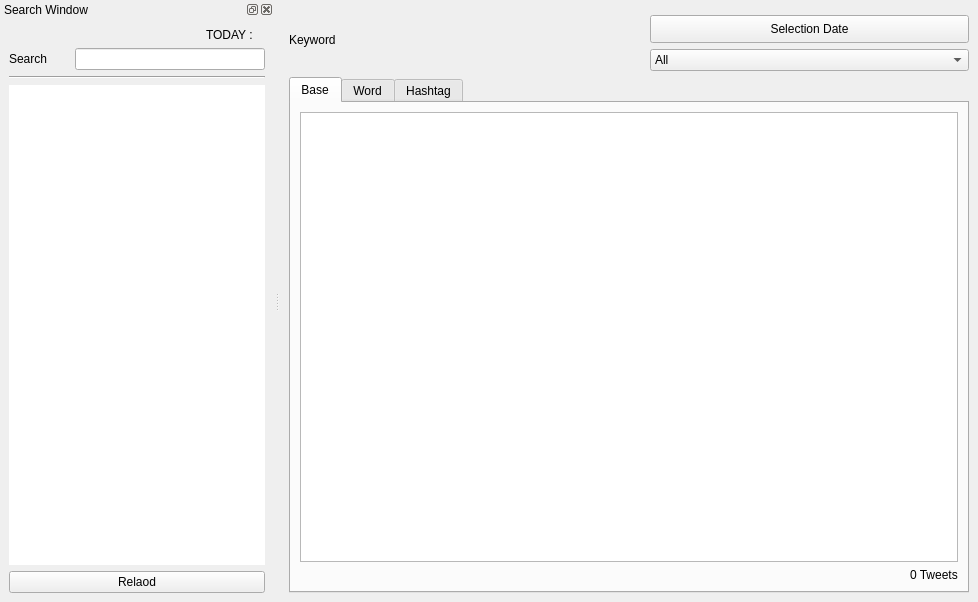
<?xml version="1.0" encoding="UTF-8"?>
<ui version="4.0">
 <class>App</class>
 <widget class="QMainWindow" name="App">
  <property name="geometry">
   <rect>
    <x>0</x>
    <y>0</y>
    <width>978</width>
    <height>602</height>
   </rect>
  </property>
  <property name="windowTitle">
   <string>Tweety</string>
  </property>
  <property name="windowIcon">
   <iconset>
    <normaloff>:/icons/images/icons8-bookmark-384.png</normaloff>:/icons/images/icons8-bookmark-384.png</iconset>
  </property>
  <widget class="QWidget" name="centralwidget">
   <layout class="QGridLayout" name="gridLayout_3">
    <item row="1" column="1">
     <widget class="QPushButton" name="seldate_btn">
      <property name="minimumSize">
       <size>
        <width>319</width>
        <height>28</height>
       </size>
      </property>
      <property name="maximumSize">
       <size>
        <width>319</width>
        <height>28</height>
       </size>
      </property>
      <property name="text">
       <string>Selection Date</string>
      </property>
     </widget>
    </item>
    <item row="3" column="0" colspan="2">
     <widget class="QTabWidget" name="mainTab">
      <property name="currentIndex">
       <number>0</number>
      </property>
      <widget class="QWidget" name="base_tab">
       <attribute name="title">
        <string>Base</string>
       </attribute>
       <layout class="QGridLayout" name="gridLayout_2">
        <item row="4" column="1" alignment="Qt::AlignRight">
         <widget class="QLabel" name="status_base_label">
          <property name="text">
           <string>0 Tweets</string>
          </property>
         </widget>
        </item>
        <item row="3" column="0" colspan="2">
         <widget class="QTableWidget" name="base_table">
          <property name="acceptDrops">
           <bool>true</bool>
          </property>
         </widget>
        </item>
       </layout>
      </widget>
      <widget class="QWidget" name="word_tab">
       <attribute name="title">
        <string>Word</string>
       </attribute>
       <layout class="QGridLayout" name="gridLayout_5">
        <item row="1" column="0" colspan="2" alignment="Qt::AlignRight">
         <widget class="QLabel" name="status_word_label">
          <property name="text">
           <string>0 Words</string>
          </property>
         </widget>
        </item>
        <item row="0" column="0" colspan="2">
         <widget class="QTableWidget" name="word_table"/>
        </item>
       </layout>
      </widget>
      <widget class="QWidget" name="hashtag_tab">
       <attribute name="title">
        <string>Hashtag</string>
       </attribute>
       <layout class="QGridLayout" name="gridLayout_4">
        <item row="1" column="1" alignment="Qt::AlignRight">
         <widget class="QLabel" name="status_hashtag_label">
          <property name="text">
           <string>0 Hashtags</string>
          </property>
         </widget>
        </item>
        <item row="0" column="0" colspan="2">
         <widget class="QTableWidget" name="hashtag_table"/>
        </item>
       </layout>
      </widget>
     </widget>
    </item>
    <item row="2" column="1">
     <widget class="QComboBox" name="base_date_comboBox">
      <property name="minimumSize">
       <size>
        <width>319</width>
        <height>22</height>
       </size>
      </property>
      <item>
       <property name="text">
        <string>All </string>
       </property>
      </item>
     </widget>
    </item>
    <item row="0" column="0" rowspan="3">
     <widget class="QLabel" name="base_label">
      <property name="styleSheet">
       <string notr="true">font: 11pt &quot;Helvetica&quot;;</string>
      </property>
      <property name="text">
       <string>Keyword</string>
      </property>
      <property name="margin">
       <number>10</number>
      </property>
     </widget>
    </item>
   </layout>
  </widget>
  <widget class="QDockWidget" name="searchWidget">
   <property name="windowTitle">
    <string>Search Window</string>
   </property>
   <attribute name="dockWidgetArea">
    <number>1</number>
   </attribute>
   <widget class="QWidget" name="dockWidgetContents">
    <layout class="QGridLayout" name="gridLayout">
     <item row="0" column="3">
      <widget class="QLabel" name="date_label">
       <property name="text">
        <string>TODAY : </string>
       </property>
      </widget>
     </item>
     <item row="1" column="0">
      <widget class="QLabel" name="label_10">
       <property name="text">
        <string>Search</string>
       </property>
      </widget>
     </item>
     <item row="3" column="0" colspan="4">
      <widget class="Line" name="line">
       <property name="orientation">
        <enum>Qt::Horizontal</enum>
       </property>
      </widget>
     </item>
     <item row="4" column="0" colspan="4">
      <widget class="QListWidget" name="SearchList">
       <property name="acceptDrops">
        <bool>false</bool>
       </property>
       <property name="frameShape">
        <enum>QFrame::NoFrame</enum>
       </property>
       <property name="dragEnabled">
        <bool>true</bool>
       </property>
       <property name="dragDropMode">
        <enum>QAbstractItemView::DragOnly</enum>
       </property>
      </widget>
     </item>
     <item row="1" column="1" colspan="3">
      <widget class="QLineEdit" name="Search_LineEdit"/>
     </item>
     <item row="5" column="0" colspan="4">
      <widget class="QPushButton" name="reload_btn">
       <property name="text">
        <string>Relaod</string>
       </property>
      </widget>
     </item>
    </layout>
   </widget>
  </widget>
  <action name="menuExit">
   <property name="icon">
    <iconset>
     <normaloff>:/icons/images/icons8-emergency-exit-96.png</normaloff>:/icons/images/icons8-emergency-exit-96.png</iconset>
   </property>
   <property name="text">
    <string>Exit</string>
   </property>
  </action>
  <action name="menuImport">
   <property name="icon">
    <iconset>
     <normaloff>:/icons/images/icons8-document-384.png</normaloff>:/icons/images/icons8-document-384.png</iconset>
   </property>
   <property name="text">
    <string>Import</string>
   </property>
  </action>
  <action name="actionUnion">
   <property name="icon">
    <iconset>
     <normaloff>:/icons/images/icons8-group-layouts-96.png</normaloff>:/icons/images/icons8-group-layouts-96.png</iconset>
   </property>
   <property name="text">
    <string>Union</string>
   </property>
  </action>
 </widget>
 <resources/>
 <connections/>
</ui>
